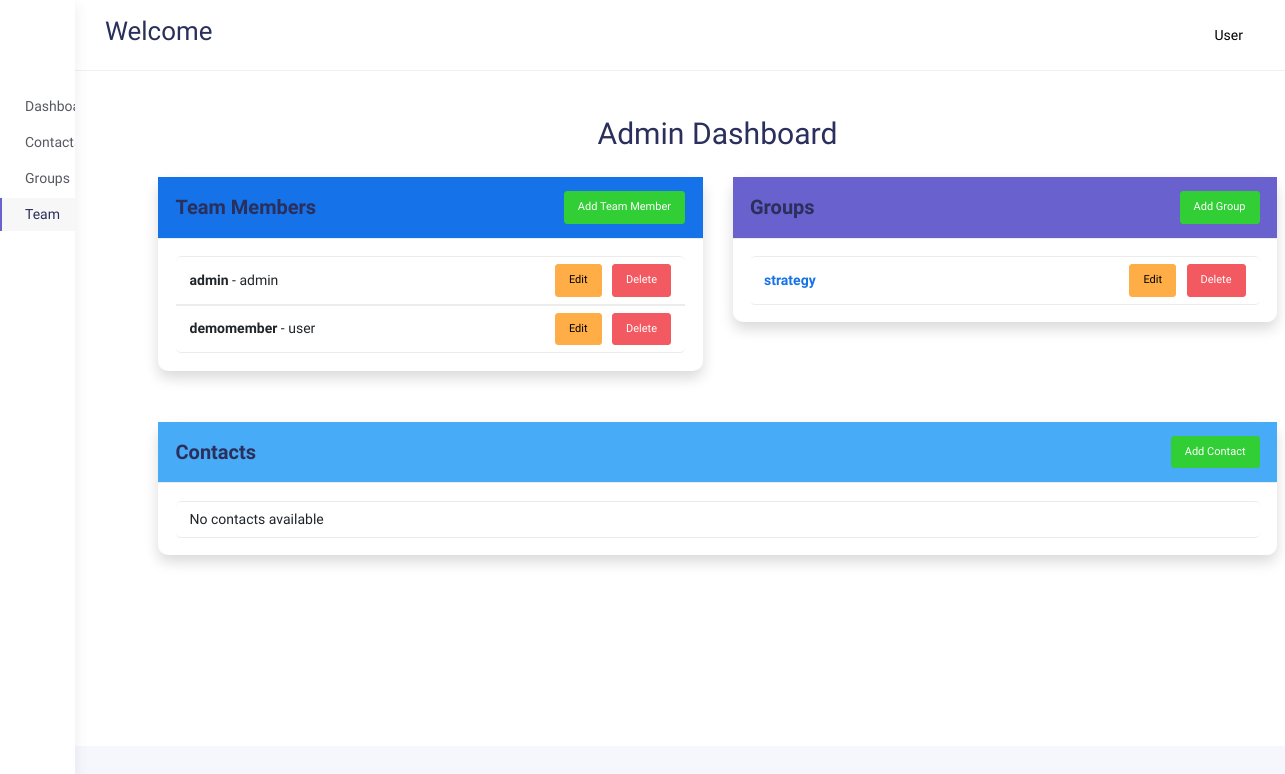
/admin/dashboard (signed in), run on an earlier commit of the app's database.
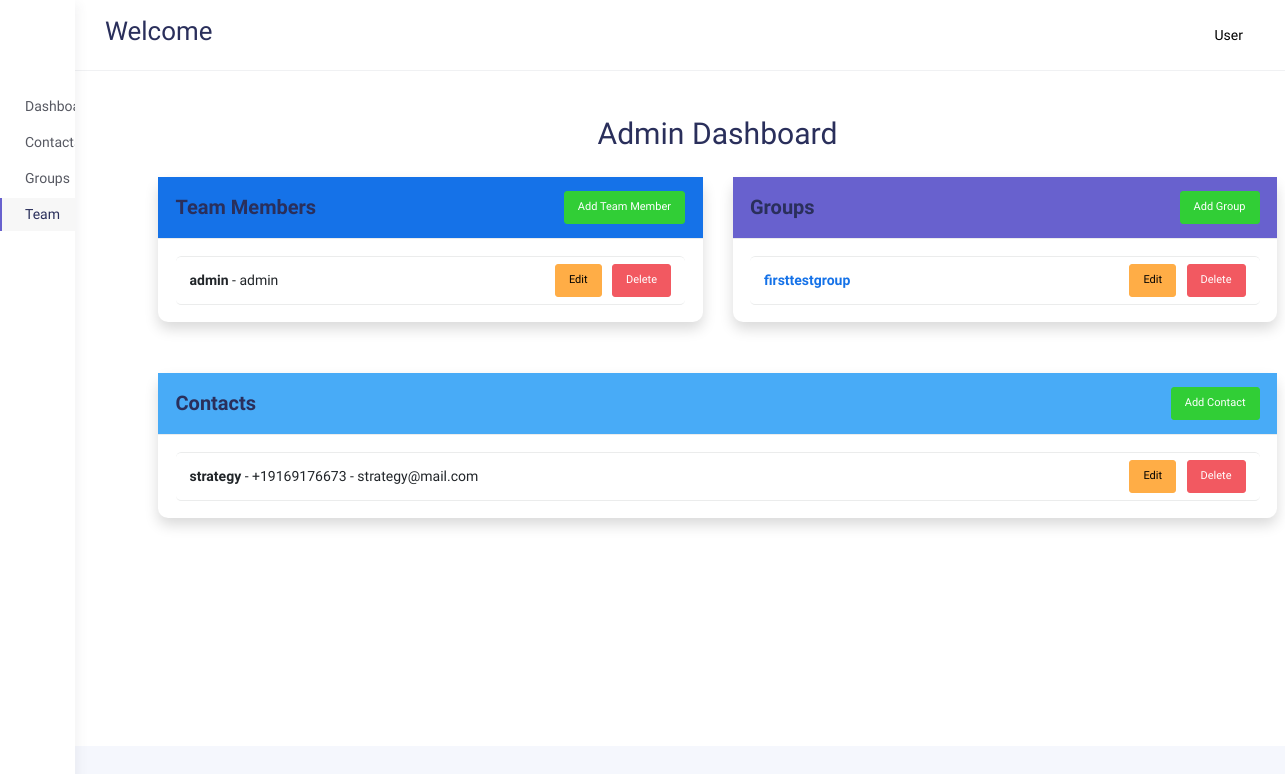
And on a later commit of the database.
### app.py (models this page shows, shortened)
class TeamMember(db.Model, UserMixin):
    id = db.Column(db.Integer, primary_key=True)
    username = db.Column(db.String(150), unique=True, nullable=False)
    password_hash = db.Column(db.String(200), nullable=False)
    phonenumber = db.Column(db.String(100), nullable=False)
    role = db.Column(db.String(50), nullable=False, default='user')  # Default role

class MessageGroup(db.Model):
    id = db.Column(db.Integer, primary_key=True)
    name = db.Column(db.String(150), nullable=False)
    conversation_sid = db.Column(db.String(150), unique=True, nullable=True)
    members = db.relationship('GroupMember', back_populates='group', cascade='all, delete-orphan')

class Contact(db.Model):
    id = db.Column(db.Integer, primary_key=True)
    name = db.Column(db.String(150), nullable=False)
    phonenumber = db.Column(db.String(100), unique=True, nullable=False)
    email = db.Column(db.String(100), unique=True, nullable=True)

### app.py (the view)
@app.route('/admin/dashboard', methods=['GET'])
@login_required
def admin_dashboard():
    if current_user.username == 'admin':
        team_members = TeamMember.query.all()
        groups = MessageGroup.query.all()
        print(groups)
        phone_numbers = [Twilionumber, "+123456678"]  # Example phone numbers
        contacts = Contact.query.all()
        return render_template('admindash.html', team_members=team_members, groups= groups,phone_numbers=phone_numbers, contacts = contacts )
    else:
        return render_template('403.html')

### app.py (called while the page is built)
@login_manager.user_loader
def load_user(user_id):
    return TeamMember.query.get(int(user_id))

### templates/admindash.html (shortened to what this page needs)
<!DOCTYPE html>
<html lang="en">
  <head>
          <link rel="stylesheet" href="https://cdn.datatables.net/1.13.5/css/jquery.dataTables.min.css" />
<link rel="stylesheet" href="{{ url_for('static', filename='css/bootstrap.min.css') }}" />
<link rel="stylesheet" href="{{ url_for('static', filename='css/plugins.min.css') }}" />
<link rel="stylesheet" href="{{ url_for('static', filename='css/kaiadmin.min.css') }}" />
<link rel="stylesheet" href="{{ url_for('static', filename='css/main.css') }}" />
  </head>
  <body>
    <div class="wrapper sidebar_minimize">
      <div class="sidebar" data-background-color="light">
        <div class="sidebar-logo">
          <div class="logo-header" data-background-color="light">
          </div>
        </div>
        <div class="sidebar-wrapper scrollbar scrollbar-inner">
          <div class="sidebar-content">
            <ul class="nav nav-secondary">
              <li class="nav-item">
      <a href="/admin/dashboard">
                 Dashboard
                </a>
              </li>
               <li class="nav-item ">
                <a href="/contacts">
Contacts
                </a>
              </li>
              <li class="nav-item">
                <a href="/groups">
Groups
                </a>
              </li>
              <li class="nav-item active">
                <a href="/team">
                  Team
                </a>
              </li>
            </ul>
          </div>
        </div>
      </div>
      <div class="main-panel">
        <div class="main-header">
          <nav
            class="navbar navbar-header navbar-header-transparent navbar-expand-lg border-bottom"
          >
            <div class="container-fluid">
              <nav
                class="navbar navbar-header-left navbar-expand-lg navbar-form nav-search p-0 d-none d-lg-flex"
              >
  {% block header_content %}
            <h2>Welcome</h2>
        {% endblock %}              </nav>
              <ul class="navbar-nav topbar-nav ms-md-auto align-items-center">
                <li class="nav-item topbar-user dropdown hidden-caret">
                  <a
                    class="dropdown-toggle profile-pic"
                    data-bs-toggle="dropdown"
                    href="#"
                    aria-expanded="false"
                  >
                    <div class="avatar-sm">
                    </div>
                    <span class="profile-username">
                    User
                    </span>
                  </a>
                </li>
              </ul>
            </div>
          </nav>
        </div>
        <div class="container campaigncard">
  <div class="container my-5">
        <h1 class="text-center mb-4">Admin Dashboard</h1>
        <div class="row">
            <div class="col-md-6">
                <div class="card shadow">
                    <div class="card-header bg-primary text-white d-flex justify-content-between align-items-center">
                        <h3 class="card-title">Team Members</h3>
                        <button class="btn btn-success btn-sm" data-bs-toggle="modal" data-bs-target="#addTeamMemberModal">Add Team Member</button>
                    </div>
                    <div class="card-body">
                        <ul class="list-group">
                            {% for member in team_members %}
                            <li class="list-group-item d-flex justify-content-between align-items-center">
                                <div>
                                    <strong>{{ member.username }}</strong> - {{ member.role }}
                                </div>
                                <div>
                                    <a href="{{ url_for('edit_team_member', id=member.id) }}" class="btn btn-sm btn-warning me-2">Edit</a>
                                    <form action="{{ url_for('delete_team_member', id=member.id) }}" method="post" class="d-inline">
                                        <button type="submit" class="btn btn-sm btn-danger">Delete</button>
                                    </form>
                                </div>
                            </li>
                            {% endfor %}
                        </ul>
                    </div>
                </div>
            </div>
<div class="col-md-6">
    <div class="card shadow">
        <div class="card-header bg-secondary text-white d-flex justify-content-between align-items-center">
            <h3 class="card-title">Groups</h3>
            <button class="btn btn-success btn-sm" data-bs-toggle="modal" data-bs-target="#addGroupModal">Add Group</button>
        </div>
        <div class="card-body">
            <ul class="list-group">
           {% if groups %}
    {% for group in groups %}
    <li class="list-group-item d-flex justify-content-between align-items-center">
        <div>
            <a href="{{ url_for('group', id=group.id) }}"><strong>{{ group.name }}</strong></a>
        </div>
        <div>
            <a href="{{ url_for('addgroups', id=group.id) }}" class="btn btn-sm btn-warning me-2">Edit</a>
            <form action="{{ url_for('addgroups', id=group.id) }}" method="post" class="d-inline">
                <button type="submit" class="btn btn-sm btn-danger">Delete</button>
            </form>
        </div>
    </li>
    {% endfor %}
{% else %}
    <li class="list-group-item text-center">No groups available</li>
{% endif %}
            </ul>
        </div>
    </div>
</div>
<div class="col-md-12 mt-4">
    <div class="card shadow">
        <div class="card-header bg-info text-white d-flex justify-content-between align-items-center">
            <h3 class="card-title">Contacts</h3>
            <button class="btn btn-success btn-sm" data-bs-toggle="modal" data-bs-target="#addContactModal">Add Contact</button>
        </div>
        <div class="card-body">
            <ul class="list-group">
                {% if contacts %}
                    {% for contact in contacts %}
                    <li class="list-group-item d-flex justify-content-between align-items-center">
                        <div>
                            <strong>{{ contact.name }}</strong> - {{ contact.phonenumber }} - {{ contact.email or 'No Email' }}
                        </div>
                        <div>
                            <a href="{{ url_for('edit_contact', id=contact.id) }}" class="btn btn-sm btn-warning me-2">Edit</a>
                            <form action="{{ url_for('delete_contact', id=contact.id) }}" method="post" class="d-inline">
                                <button type="submit" class="btn btn-sm btn-danger">Delete</button>
                            </form>
                        </div>
                    </li>
                    {% endfor %}
                {% else %}
                    <li class="list-group-item text-center">No contacts available</li>
                {% endif %}
            </ul>
        </div>
    </div>
</div>
        </div>
    </div>
        </div>
      </div>
    </div>
  </body>
</html>

### static/css/main.css (style rules this page uses)
.container { background-color: #ffffff !important; }
.campaigncard { width: 100vw !important; }

What changed in the data, as far as the page shows it:
removed TeamMember: username "demomember", role "user"
changed MessageGroup: name "strategy" → "firsttestgroup"
added Contact: name "strategy", phonenumber "+19169176673", email "strategy@mail.com"
Also different on the page:
text no longer shown: "No contacts available"
